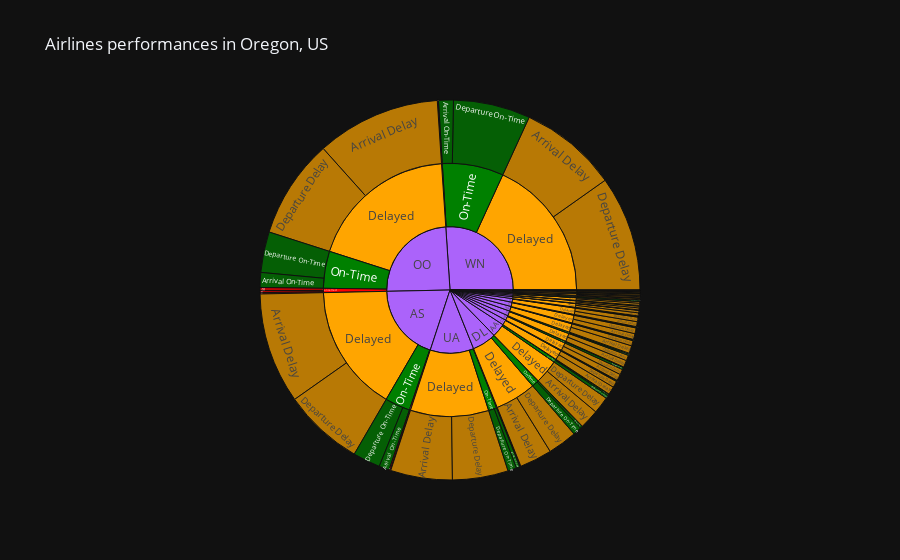

The code cell stored with this chart in its notebook:
### Code cell
# Create the sunburst chart
oregon_sunburst_fig = px.sunburst(
        sunburst_data[sunburst_data['StateCode'] == 'OR'],
        path=["Reporting_Airline", "Status", "Detail"],
        color="Status",
        values="Flights",
        title="Airlines performances in Oregon, US",
        color_discrete_map={"Cancelled": "red", "Delayed": "orange", "On-Time": "green"})


# Save the figure
oregon_sunburst_fig.write_image(f"{path.parent}/assets/Figure 07 - Airlines performances in Oregon, US.png", width=500, height=500) # One-time run

# Display the chart
oregon_sunburst_fig.show()

### Figure 1 — Plotly figure (JSON) as saved in the notebook; plotly's stock layout.template omitted (floating-point values rounded to 4 significant figures; data arrays with more than 128 entries replaced by an {"elided": "..."} marker saying what was removed)
{"data": [{"branchvalues": "total", "customdata": {"elided": "167x1 str values"}, "domain": {"x": [0.0, 1.0], "y": [0.0, 1.0]}, "hovertemplate": "labels=%{label}<br>Flights=%{value}<br>parent=%{parent}<br>id=%{id}<br>Status=%{customdata[0]}<extra></extra>", "ids": {"elided": "167 str values"}, "labels": {"elided": "167 str values"}, "marker": {"colors": {"elided": "167 str values"}}, "name": "", "parents": {"elided": "167 str values"}, "values": {"elided": "167 int values"}, "type": "sunburst"}], "layout": {"legend": {"tracegroupgap": 0}, "title": {"text": "Airlines performances in Oregon, US"}}}
